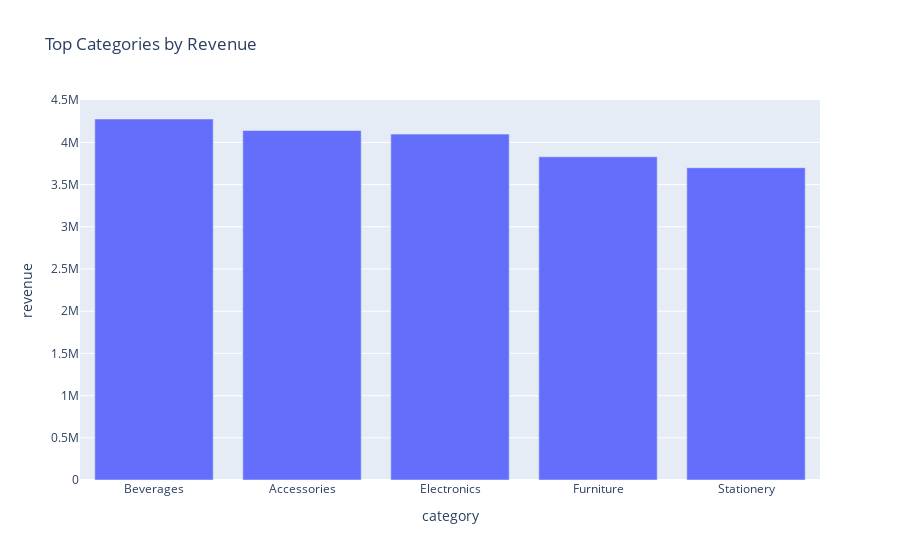

Source (notebook cell):
### Code cell
# Tas pats mėnesinis grafikas su Plotly
fig1 = px.bar(monthly_sales, x='Month', y='revenue', title='Monthly turnover (Interactive)')
fig1.write_html('monthly_revenue.html')  # interaktyvus HTML
fig1.write_image('monthly_revenue_plotly.png')  # PNG (reikia kaleido: pip install kaleido)

# Top kategorijos
fig2 = px.bar(category_sales.reset_index(), x='category', y='revenue', 
              title='Top Categories by Revenue')
fig2.write_image('top_categories_plotly.png')

fig2.show()  # parodyk Jupyter'yje

### Figure 1 — Plotly figure (JSON) as saved in the notebook; plotly's stock layout.template omitted (floating-point values rounded to 4 significant figures)
{"data": [{"hovertemplate": "category=%{x}<br>revenue=%{y}<extra></extra>", "legendgroup": "", "marker": {"color": "#636efa", "pattern": {"shape": ""}}, "name": "", "orientation": "v", "showlegend": false, "textposition": "auto", "type": "bar", "x": ["Beverages", "Accessories", "Electronics", "Furniture", "Stationery"], "xaxis": "x", "y": [4277000.0, 4141000.0, 4098000.0, 3829000.0, 3700000.0], "yaxis": "y"}], "layout": {"barmode": "relative", "legend": {"tracegroupgap": 0}, "title": {"text": "Top Categories by Revenue"}, "xaxis": {"anchor": "y", "domain": [0, 1], "title": {"text": "category"}}, "yaxis": {"anchor": "x", "domain": [0, 1], "title": {"text": "revenue"}}}}
